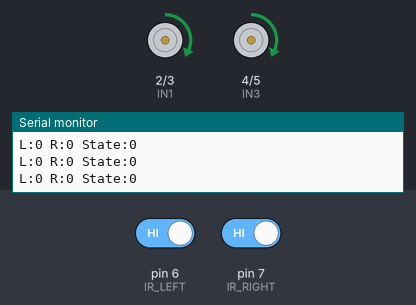
The sketch below on a simulated Arduino Uno, built with avr-gcc and run on an emulated ATmega328P. Shown: motor-driver pin pairs drawn as motors (green arrow = first pin HIGH = forward, orange = second pin HIGH = backward, longer = more drive, scaled by the enable pin), the last lines printed to the serial monitor. The inputs (shaded band) are chosen by the test bench; at power-on: pin 6 (IR_LEFT) HIGH, pin 7 (IR_RIGHT) HIGH.

Above: at 1.2 s.
1.3 s: pin 6 (IR_LEFT) driven LOW
At 2.3 s:
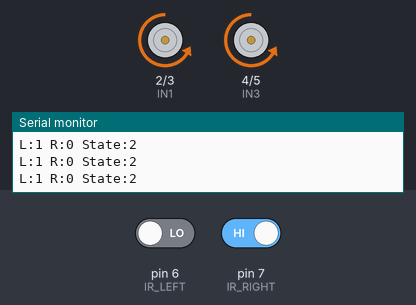
4.3 s: pin 6 (IR_LEFT) driven HIGH
At 6.35 s:
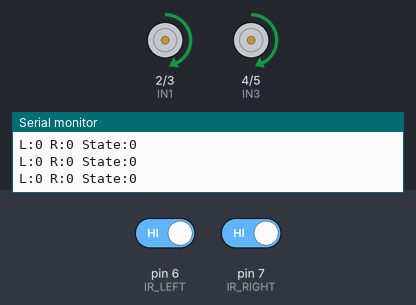
7.3 s: pin 7 (IR_RIGHT) driven LOW
At 9.2 s:
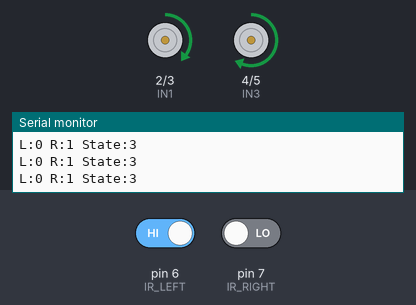
Timing chart, 0 to 16.3 s (numbered marks = the images above; inputs shaded):
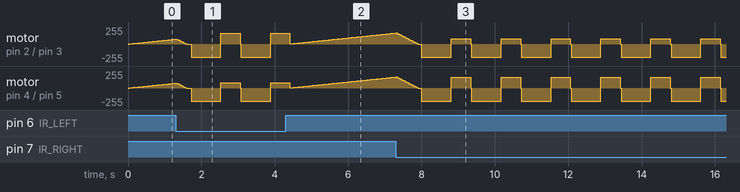

The sketch:

obstacle_avoidance_using_IR.ino
```cpp
// -------- IR PINS --------
#define IR_LEFT  6
#define IR_RIGHT 7

// -------- MOTOR PINS --------
#define IN1 2
#define IN2 3
#define IN3 4
#define IN4 5
#define ENA 9
#define ENB 10

// -------- STATES --------
enum State { MOVE, STOP, REVERSE, TURN };
State currentState = MOVE;

// -------- SPEED --------
int currentSpeed = 0;
int targetSpeed = 0;
const int MAX_SPEED = 180;

// -------- TIMING --------
unsigned long lastSpeedUpdate = 0;
unsigned long stateStartTime = 0;

// -------- TURN --------
int turnDirection = 0; // 1 = left, 2 = right

// -------- SETUP --------
void setup() {
  pinMode(IR_LEFT, INPUT);
  pinMode(IR_RIGHT, INPUT);

  pinMode(IN1, OUTPUT);
  pinMode(IN2, OUTPUT);
  pinMode(IN3, OUTPUT);
  pinMode(IN4, OUTPUT);

  pinMode(ENA, OUTPUT);
  pinMode(ENB, OUTPUT);

  Serial.begin(9600);
}

// -------- MOTOR CONTROL --------
void setMotor(int left, int right, bool forward = true) {

  left = constrain(left, 0, 255);
  right = constrain(right, 0, 255);

  analogWrite(ENA, left);
  analogWrite(ENB, right);

  if (forward) {
    digitalWrite(IN1, HIGH);
    digitalWrite(IN2, LOW);
    digitalWrite(IN3, HIGH);
    digitalWrite(IN4, LOW);
  } else {
    digitalWrite(IN1, LOW);
    digitalWrite(IN2, HIGH);
    digitalWrite(IN3, LOW);
    digitalWrite(IN4, HIGH);
  }
}

void stopMotor() {
  analogWrite(ENA, 0);
  analogWrite(ENB, 0);
}

// -------- SMOOTH SPEED --------
void updateSpeed() {
  if (millis() - lastSpeedUpdate > 20) {
    lastSpeedUpdate = millis();

    if (currentSpeed < targetSpeed) currentSpeed += 2;
    else if (currentSpeed > targetSpeed) currentSpeed -= 10;
  }
}

// -------- READ IR --------
void readIR(bool &leftObs, bool &rightObs) {
  leftObs  = (digitalRead(IR_LEFT)  == LOW);
  rightObs = (digitalRead(IR_RIGHT) == LOW);
}

// -------- LOOP --------
void loop() {

  bool leftObs, rightObs;
  readIR(leftObs, rightObs);

  Serial.print("L:");
  Serial.print(leftObs);
  Serial.print(" R:");
  Serial.print(rightObs);
  Serial.print(" State:");
  Serial.println(currentState);

  switch (currentState) {

    // -------- NORMAL MOVE --------
    case MOVE:

      if (!leftObs && !rightObs) {
        targetSpeed = MAX_SPEED;
        updateSpeed();
        setMotor(currentSpeed, currentSpeed, true);
      }

      else {
        targetSpeed = 0;
        currentState = STOP;
        stateStartTime = millis();
      }

      break;

    // -------- STOP --------
    case STOP:

      updateSpeed();
      setMotor(currentSpeed, currentSpeed);

      if (currentSpeed == 0) {
        currentState = REVERSE;
        stateStartTime = millis();
      }

      break;

    // -------- REVERSE --------
    case REVERSE:

      setMotor(200, 200, false); // backward

      if (millis() - stateStartTime > 800) {

        // decide direction
        if (leftObs && !rightObs) turnDirection = 2; // go right
        else if (!leftObs && rightObs) turnDirection = 1; // go left
        else turnDirection = 2; // default right

        currentState = TURN;
        stateStartTime = millis();
      }

      break;

    // -------- TURN --------
    case TURN:

      if (turnDirection == 1) {
        // LEFT TURN
        setMotor(80, 160, true);
      } else {
        // RIGHT TURN
        setMotor(160, 80, true);
      }

      if (millis() - stateStartTime > 500) {
        currentState = MOVE;
      }

      break;
  }
}
```
